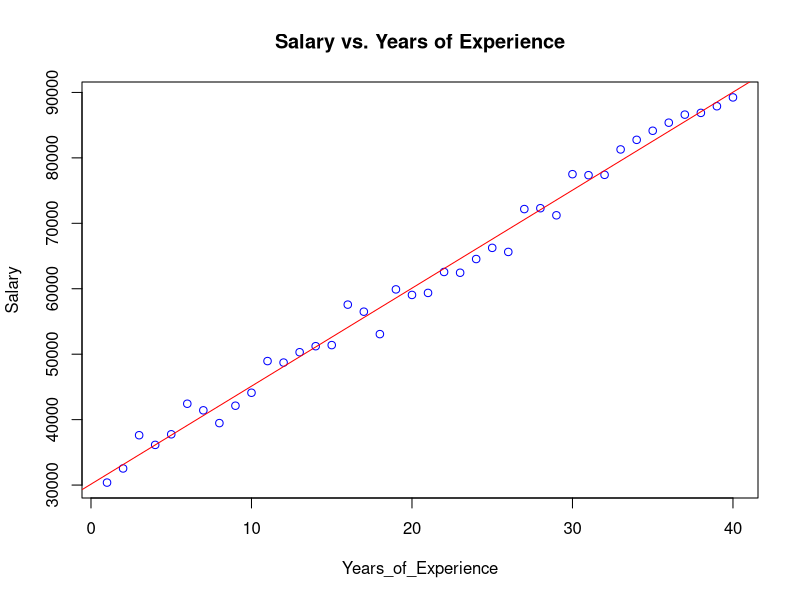
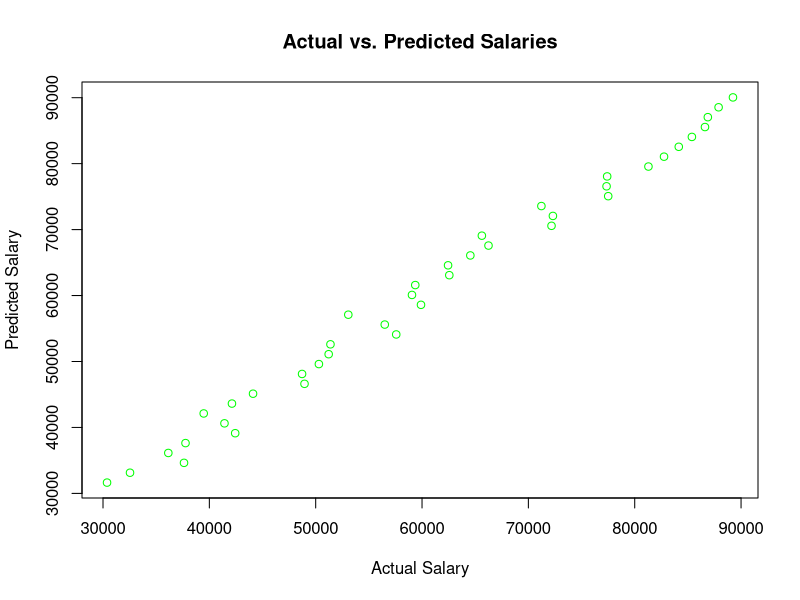
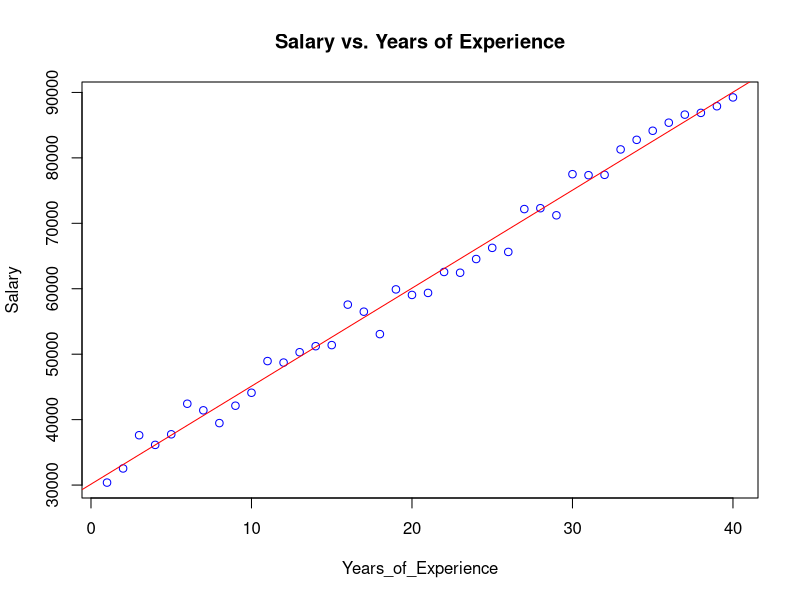
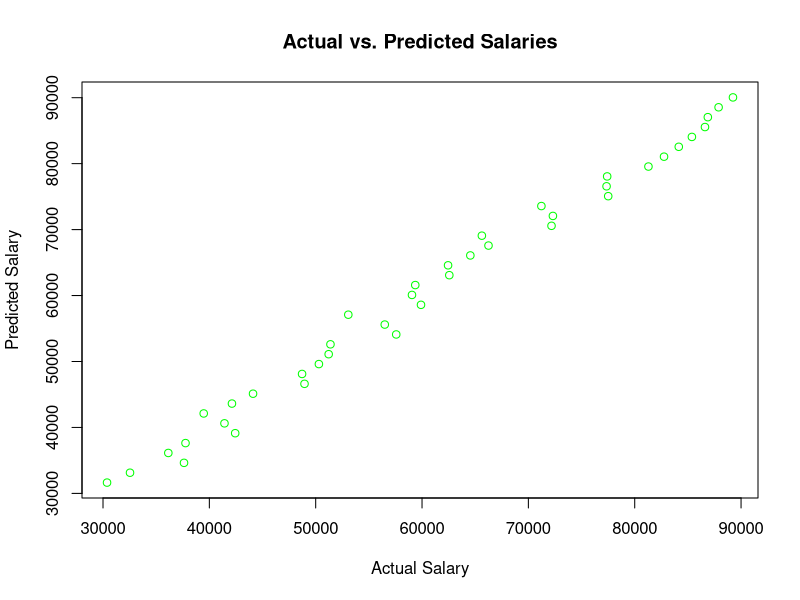

The R source for these figures, in order:

# Generating sample data for demonstration
set.seed(123)
Years_of_Experience <- 1:40
Salary <- 30000 + 1500 * Years_of_Experience + rnorm(40, mean = 0, sd = 2000)  # Generating salaries

# Create a data frame with the generated data
data <- data.frame(Years_of_Experience, round(Salary, digits = -1 ))

# Perform linear regression using lm() function
model <- lm(Salary ~ Years_of_Experience, data = data)

# Plot the data points and the best-fit line
plot(Salary ~ Years_of_Experience, data, col = "blue", main = "Salary vs. Years of Experience")
abline(model, col = "red")

# Save the plot as an image file (e.g., PNG)
png("Salary_Experience_Plot03.png")
plot(Salary ~ Years_of_Experience, data, col = "blue", main = "Salary vs. Years of Experience")
abline(model, col = "red")
dev.off()

# Generate predicted values from the model
predicted_values <- round( predict(model), digits=0)

# Plotting Actual vs. Predicted values
plot(Salary, predicted_values, main = "Actual vs. Predicted Salaries", xlab = "Actual Salary", ylab = "Predicted Salary", col = "green")

# Save the plot as an image file (e.g., PNG)
jpeg("Actual_vs_Predicted_Salary.jpg")
plot(Salary, predicted_values, main = "Actual vs. Predicted Salaries", xlab = "Actual Salary", ylab = "Predicted Salary", col = "green")
dev.off()

# Attach predicted values as a new column to the original dataset
data$Predicted_Salary <- predicted_values

# Save the dataset as a new CSV file
write.csv(data, "Salary_Experience_Predictions.csv", row.names = FALSE)
